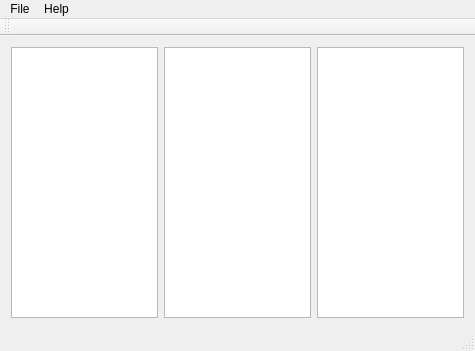
<?xml version="1.0" encoding="UTF-8"?>
<ui version="4.0">
 <class>MainWindow</class>
 <widget class="QMainWindow" name="MainWindow">
  <property name="geometry">
   <rect>
    <x>0</x>
    <y>0</y>
    <width>475</width>
    <height>351</height>
   </rect>
  </property>
  <property name="windowTitle">
   <string>MainWindow</string>
  </property>
  <property name="windowOpacity">
   <double>1.000000000000000</double>
  </property>
  <widget class="QWidget" name="centralWidget">
   <layout class="QGridLayout" name="gridLayout">
    <item row="0" column="0">
     <widget class="QListWidget" name="listWidget"/>
    </item>
    <item row="0" column="2">
     <widget class="QColumnView" name="columnView_3"/>
    </item>
    <item row="0" column="1">
     <widget class="QTextBrowser" name="textBrowser"/>
    </item>
   </layout>
  </widget>
  <widget class="QMenuBar" name="menuBar">
   <property name="geometry">
    <rect>
     <x>0</x>
     <y>0</y>
     <width>475</width>
     <height>21</height>
    </rect>
   </property>
   <widget class="QMenu" name="menuFile">
    <property name="title">
     <string>File</string>
    </property>
    <addaction name="actionExit"/>
   </widget>
   <widget class="QMenu" name="menuHelp">
    <property name="title">
     <string>Help</string>
    </property>
   </widget>
   <addaction name="menuFile"/>
   <addaction name="menuHelp"/>
  </widget>
  <widget class="QToolBar" name="mainToolBar">
   <attribute name="toolBarArea">
    <enum>TopToolBarArea</enum>
   </attribute>
   <attribute name="toolBarBreak">
    <bool>false</bool>
   </attribute>
  </widget>
  <widget class="QStatusBar" name="statusBar"/>
  <action name="actionExit">
   <property name="text">
    <string>Exit</string>
   </property>
  </action>
 </widget>
 <layoutdefault spacing="6" margin="11"/>
 <resources/>
 <connections/>
</ui>
